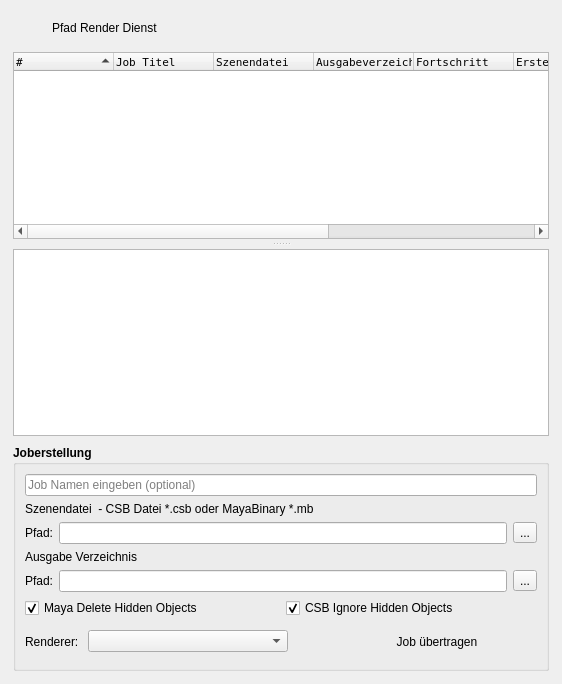
          <widget class="QWidget" name="Pfad_Rendering">
           <attribute name="icon">
            <iconset resource="res/gui_resource.qrc">
             <normaloff>:/main/pfad_aeffchen.png</normaloff>:/main/pfad_aeffchen.png</iconset>
           </attribute>
           <attribute name="title">
            <string>Pfad Render Dienst</string>
           </attribute>
           <layout class="QVBoxLayout" name="verticalLayout_5">
            <property name="spacing">
             <number>9</number>
            </property>
            <property name="leftMargin">
             <number>13</number>
            </property>
            <property name="topMargin">
             <number>13</number>
            </property>
            <property name="rightMargin">
             <number>13</number>
            </property>
            <property name="bottomMargin">
             <number>13</number>
            </property>
            <item>
             <layout class="QHBoxLayout" name="topLayout">
              <property name="spacing">
               <number>9</number>
              </property>
              <property name="leftMargin">
               <number>0</number>
              </property>
              <property name="topMargin">
               <number>0</number>
              </property>
              <property name="rightMargin">
               <number>0</number>
              </property>
              <property name="bottomMargin">
               <number>0</number>
              </property>
              <item alignment="Qt::AlignLeft">
               <widget class="QPushButton" name="pathRefreshBtn">
                <property name="maximumSize">
                 <size>
                  <width>30</width>
                  <height>40</height>
                 </size>
                </property>
                <property name="focusPolicy">
                 <enum>Qt::ClickFocus</enum>
                </property>
                <property name="statusTip">
                 <string>Job Manager aktualisieren.</string>
                </property>
                <property name="icon">
                 <iconset resource="res/gui_resource.qrc">
                  <normaloff>:/main/refresh.png</normaloff>:/main/refresh.png</iconset>
                </property>
                <property name="iconSize">
                 <size>
                  <width>30</width>
                  <height>30</height>
                 </size>
                </property>
                <property name="checkable">
                 <bool>false</bool>
                </property>
                <property name="flat">
                 <bool>true</bool>
                </property>
               </widget>
              </item>
              <item alignment="Qt::AlignLeft">
               <widget class="QLabel" name="label_PfadAeffchen">
                <property name="minimumSize">
                 <size>
                  <width>0</width>
                  <height>30</height>
                 </size>
                </property>
                <property name="maximumSize">
                 <size>
                  <width>240</width>
                  <height>16777215</height>
                 </size>
                </property>
                <property name="text">
                 <string>Pfad Render Dienst</string>
                </property>
                <property name="textFormat">
                 <enum>Qt::RichText</enum>
                </property>
                <property name="alignment">
                 <set>Qt::AlignLeading|Qt::AlignLeft|Qt::AlignVCenter</set>
                </property>
                <property name="margin">
                 <number>0</number>
                </property>
               </widget>
              </item>
              <item>
               <spacer name="horizontalSpacer">
                <property name="orientation">
                 <enum>Qt::Horizontal</enum>
                </property>
                <property name="sizeHint" stdset="0">
                 <size>
                  <width>40</width>
                  <height>20</height>
                 </size>
                </property>
               </spacer>
              </item>
              <item>
               <widget class="QPushButton" name="pathBtnHelp">
                <property name="maximumSize">
                 <size>
                  <width>40</width>
                  <height>40</height>
                 </size>
                </property>
                <property name="focusPolicy">
                 <enum>Qt::ClickFocus</enum>
                </property>
                <property name="statusTip">
                 <string>Verbindung zum Render Service beenden.</string>
                </property>
                <property name="text">
                 <string/>
                </property>
                <property name="icon">
                 <iconset resource="res/gui_resource.qrc">
                  <normaloff>:/main/help.png</normaloff>:/main/help.png</iconset>
                </property>
                <property name="iconSize">
                 <size>
                  <width>30</width>
                  <height>30</height>
                 </size>
                </property>
                <property name="checkable">
                 <bool>false</bool>
                </property>
                <property name="flat">
                 <bool>true</bool>
                </property>
               </widget>
              </item>
              <item>
               <widget class="QPushButton" name="pathConnectBtn">
                <property name="maximumSize">
                 <size>
                  <width>40</width>
                  <height>40</height>
                 </size>
                </property>
                <property name="focusPolicy">
                 <enum>Qt::ClickFocus</enum>
                </property>
                <property name="statusTip">
                 <string>Verbindung zum Render Service beenden.</string>
                </property>
                <property name="text">
                 <string/>
                </property>
                <property name="icon">
                 <iconset resource="res/gui_resource.qrc">
                  <normaloff>:/main/switch.png</normaloff>:/main/switch.png</iconset>
                </property>
                <property name="checkable">
                 <bool>false</bool>
                </property>
                <property name="flat">
                 <bool>true</bool>
                </property>
               </widget>
              </item>
             </layout>
            </item>
            <item>
             <widget class="QWidget" name="jobStatusWidget" native="true">
              <property name="minimumSize">
               <size>
                <width>0</width>
                <height>150</height>
               </size>
              </property>
              <layout class="QVBoxLayout" name="verticalLayout_6">
               <property name="spacing">
                <number>0</number>
               </property>
               <property name="leftMargin">
                <number>0</number>
               </property>
               <property name="topMargin">
                <number>0</number>
               </property>
               <property name="rightMargin">
                <number>0</number>
               </property>
               <property name="bottomMargin">
                <number>0</number>
               </property>
               <item>
                <widget class="QSplitter" name="jobStatusSplitter">
                 <property name="orientation">
                  <enum>Qt::Vertical</enum>
                 </property>
                 <property name="handleWidth">
                  <number>10</number>
                 </property>
                 <widget class="QTreeWidget" name="widgetJobManager">
                  <property name="font">
                   <font>
                    <family>Inconsolata</family>
                    <pointsize>8</pointsize>
                   </font>
                  </property>
                  <property name="verticalScrollBarPolicy">
                   <enum>Qt::ScrollBarAsNeeded</enum>
                  </property>
                  <property name="horizontalScrollBarPolicy">
                   <enum>Qt::ScrollBarAsNeeded</enum>
                  </property>
                  <property name="sortingEnabled">
                   <bool>true</bool>
                  </property>
                  <column>
                   <property name="text">
                    <string>#</string>
                   </property>
                  </column>
                  <column>
                   <property name="text">
                    <string>Job Titel</string>
                   </property>
                  </column>
                  <column>
                   <property name="text">
                    <string>Szenendatei</string>
                   </property>
                  </column>
                  <column>
                   <property name="text">
                    <string>Ausgabeverzeichnis</string>
                   </property>
                  </column>
                  <column>
                   <property name="text">
                    <string>Fortschritt</string>
                   </property>
                  </column>
                  <column>
                   <property name="text">
                    <string>Erstellt</string>
                   </property>
                  </column>
                  <column>
                   <property name="text">
                    <string>Läuft ab</string>
                   </property>
                  </column>
                  <column>
                   <property name="text">
                    <string>Klient</string>
                   </property>
                  </column>
                  <column>
                   <property name="text">
                    <string>Remote Index</string>
                   </property>
                  </column>
                 </widget>
                 <widget class="QTextBrowser" name="renderServiceBrowser">
                  <property name="font">
                   <font>
                    <family>Inconsolata</family>
                    <pointsize>8</pointsize>
                    <weight>50</weight>
                    <bold>false</bold>
                    <stylestrategy>PreferAntialias</stylestrategy>
                   </font>
                  </property>
                  <property name="cursor" stdset="0">
                   <cursorShape>IBeamCursor</cursorShape>
                  </property>
                  <property name="focusPolicy">
                   <enum>Qt::ClickFocus</enum>
                  </property>
                  <property name="html">
                   <string>&lt;!DOCTYPE HTML PUBLIC &quot;-//W3C//DTD HTML 4.0//EN&quot; &quot;http://www.w3.org/TR/REC-html40/strict.dtd&quot;&gt;
&lt;html&gt;&lt;head&gt;&lt;meta name=&quot;qrichtext&quot; content=&quot;1&quot; /&gt;&lt;style type=&quot;text/css&quot;&gt;
p, li { white-space: pre-wrap; }
&lt;/style&gt;&lt;/head&gt;&lt;body style=&quot; font-family:'Inconsolata'; font-size:8pt; font-weight:400; font-style:normal;&quot;&gt;
&lt;p style=&quot;-qt-paragraph-type:empty; margin-top:0px; margin-bottom:0px; margin-left:0px; margin-right:0px; -qt-block-indent:0; text-indent:0px;&quot;&gt;&lt;br /&gt;&lt;/p&gt;&lt;/body&gt;&lt;/html&gt;</string>
                  </property>
                 </widget>
                </widget>
               </item>
              </layout>
             </widget>
            </item>
            <item>
             <widget class="QGroupBox" name="jobBox">
              <property name="font">
               <font>
                <weight>75</weight>
                <bold>true</bold>
               </font>
              </property>
              <property name="title">
               <string>Joberstellung</string>
              </property>
              <layout class="QVBoxLayout" name="verticalLayout_7">
               <item>
                <widget class="QLineEdit" name="pathJobNameLineEdit">
                 <property name="font">
                  <font>
                   <weight>50</weight>
                   <bold>false</bold>
                  </font>
                 </property>
                 <property name="focusPolicy">
                  <enum>Qt::ClickFocus</enum>
                 </property>
                 <property name="placeholderText">
                  <string>Job Namen eingeben (optional)</string>
                 </property>
                </widget>
               </item>
               <item>
                <layout class="QHBoxLayout" name="horizontalLayout_8">
                 <item>
                  <widget class="QLabel" name="labelOutputDir_2">
                   <property name="font">
                    <font>
                     <weight>50</weight>
                     <bold>false</bold>
                    </font>
                   </property>
                   <property name="text">
                    <string>Szenendatei  - CSB Datei *.csb oder MayaBinary *.mb</string>
                   </property>
                  </widget>
                 </item>
                </layout>
               </item>
               <item>
                <layout class="QHBoxLayout" name="jobLayoutFile">
                 <item>
                  <widget class="QLabel" name="label_scene_file">
                   <property name="font">
                    <font>
                     <weight>50</weight>
                     <bold>false</bold>
                    </font>
                   </property>
                   <property name="text">
                    <string>Pfad:</string>
                   </property>
                  </widget>
                 </item>
                 <item>
                  <widget class="QLineEdit" name="pathSceneLineEdit">
                   <property name="font">
                    <font>
                     <weight>50</weight>
                     <italic>true</italic>
                     <bold>false</bold>
                    </font>
                   </property>
                   <property name="focusPolicy">
                    <enum>Qt::ClickFocus</enum>
                   </property>
                  </widget>
                 </item>
                 <item>
                  <widget class="QToolButton" name="pathSceneBtn">
                   <property name="font">
                    <font>
                     <weight>50</weight>
                     <bold>false</bold>
                    </font>
                   </property>
                   <property name="focusPolicy">
                    <enum>Qt::ClickFocus</enum>
                   </property>
                   <property name="text">
                    <string>...</string>
                   </property>
                  </widget>
                 </item>
                </layout>
               </item>
               <item>
                <layout class="QHBoxLayout" name="horizontalLayout_7">
                 <item>
                  <widget class="QLabel" name="labelOutputDir">
                   <property name="font">
                    <font>
                     <weight>50</weight>
                     <bold>false</bold>
                    </font>
                   </property>
                   <property name="text">
                    <string>Ausgabe Verzeichnis</string>
                   </property>
                  </widget>
                 </item>
                </layout>
               </item>
               <item>
                <layout class="QHBoxLayout" name="jobLayoutOutput">
                 <item>
                  <widget class="QLabel" name="label_output">
                   <property name="font">
                    <font>
                     <weight>50</weight>
                     <bold>false</bold>
                    </font>
                   </property>
                   <property name="text">
                    <string>Pfad:</string>
                   </property>
                  </widget>
                 </item>
                 <item>
                  <widget class="QLineEdit" name="pathOutputLineEdit">
                   <property name="font">
                    <font>
                     <weight>50</weight>
                     <italic>true</italic>
                     <bold>false</bold>
                    </font>
                   </property>
                   <property name="focusPolicy">
                    <enum>Qt::ClickFocus</enum>
                   </property>
                  </widget>
                 </item>
                 <item>
                  <widget class="QToolButton" name="pathOutputBtn">
                   <property name="font">
                    <font>
                     <weight>50</weight>
                     <bold>false</bold>
                    </font>
                   </property>
                   <property name="focusPolicy">
                    <enum>Qt::ClickFocus</enum>
                   </property>
                   <property name="text">
                    <string>...</string>
                   </property>
                  </widget>
                 </item>
                </layout>
               </item>
               <item>
                <layout class="QHBoxLayout" name="horizontalLayout_Options">
                 <property name="spacing">
                  <number>9</number>
                 </property>
                 <property name="leftMargin">
                  <number>0</number>
                 </property>
                 <property name="topMargin">
                  <number>0</number>
                 </property>
                 <property name="rightMargin">
                  <number>0</number>
                 </property>
                 <property name="bottomMargin">
                  <number>0</number>
                 </property>
                 <item alignment="Qt::AlignLeft">
                  <widget class="QCheckBox" name="checkBoxMayaDeleteHidden">
                   <property name="font">
                    <font>
                     <weight>50</weight>
                     <bold>false</bold>
                    </font>
                   </property>
                   <property name="focusPolicy">
                    <enum>Qt::ClickFocus</enum>
                   </property>
                   <property name="text">
                    <string>Maya Delete Hidden Objects</string>
                   </property>
                   <property name="checked">
                    <bool>true</bool>
                   </property>
                  </widget>
                 </item>
                 <item alignment="Qt::AlignLeft">
                  <widget class="QCheckBox" name="checkBoxCsbIgnoreHidden">
                   <property name="font">
                    <font>
                     <weight>50</weight>
                     <bold>false</bold>
                    </font>
                   </property>
                   <property name="focusPolicy">
                    <enum>Qt::ClickFocus</enum>
                   </property>
                   <property name="text">
                    <string>CSB Ignore Hidden Objects</string>
                   </property>
                   <property name="checked">
                    <bool>true</bool>
                   </property>
                  </widget>
                 </item>
                </layout>
               </item>
               <item>
                <layout class="QHBoxLayout" name="horizontalLayout_3">
                 <property name="spacing">
                  <number>9</number>
                 </property>
                 <property name="leftMargin">
                  <number>0</number>
                 </property>
                 <property name="topMargin">
                  <number>0</number>
                 </property>
                 <property name="rightMargin">
                  <number>0</number>
                 </property>
                 <property name="bottomMargin">
                  <number>0</number>
                 </property>
                 <item>
                  <widget class="QLabel" name="label_output_2">
                   <property name="font">
                    <font>
                     <weight>50</weight>
                     <bold>false</bold>
                    </font>
                   </property>
                   <property name="text">
                    <string>Renderer:</string>
                   </property>
                  </widget>
                 </item>
                 <item>
                  <widget class="QComboBox" name="rendererBox">
                   <property name="minimumSize">
                    <size>
                     <width>200</width>
                     <height>0</height>
                    </size>
                   </property>
                   <property name="font">
                    <font>
                     <weight>50</weight>
                     <italic>true</italic>
                     <bold>false</bold>
                    </font>
                   </property>
                  </widget>
                 </item>
                 <item>
                  <spacer name="horizontalSpacer_2">
                   <property name="orientation">
                    <enum>Qt::Horizontal</enum>
                   </property>
                   <property name="sizeHint" stdset="0">
                    <size>
                     <width>40</width>
                     <height>20</height>
                    </size>
                   </property>
                  </spacer>
                 </item>
                 <item>
                  <widget class="QPushButton" name="pathJobSendBtn">
                   <property name="minimumSize">
                    <size>
                     <width>200</width>
                     <height>35</height>
                    </size>
                   </property>
                   <property name="font">
                    <font>
                     <weight>50</weight>
                     <bold>false</bold>
                    </font>
                   </property>
                   <property name="focusPolicy">
                    <enum>Qt::ClickFocus</enum>
                   </property>
                   <property name="text">
                    <string>Job übertragen</string>
                   </property>
                   <property name="icon">
                    <iconset resource="res/gui_resource.qrc">
                     <normaloff>:/main/forward.png</normaloff>:/main/forward.png</iconset>
                   </property>
                   <property name="flat">
                    <bool>true</bool>
                   </property>
                  </widget>
                 </item>
                </layout>
               </item>
              </layout>
             </widget>
            </item>
           </layout>
          </widget>
